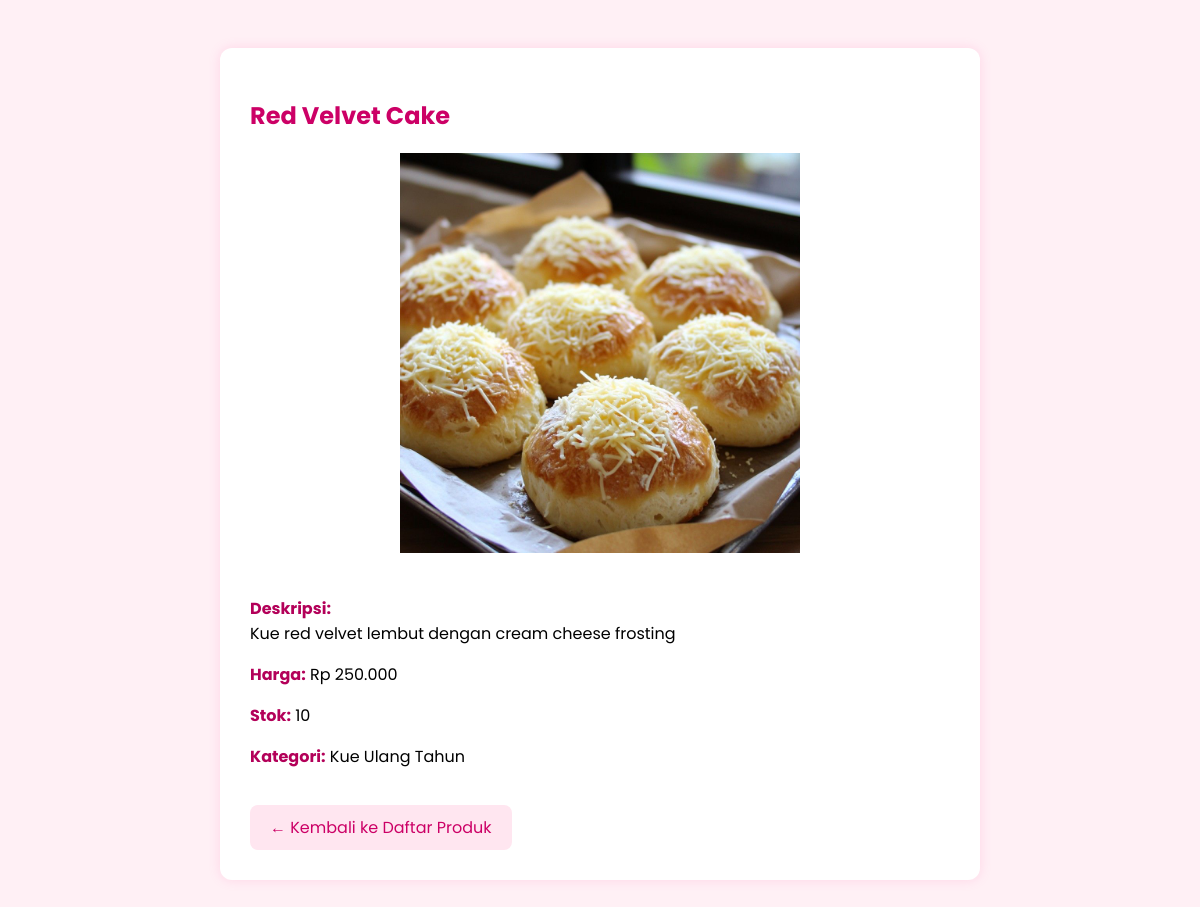
Page /admin/tambah_produk.php?id=1 (signed in) on the committed database.
### tables this page shows
CREATE TABLE produk (
    id_produk INT AUTO_INCREMENT PRIMARY KEY,
    nama_produk VARCHAR(100) NOT NULL,
    deskripsi TEXT,
    harga INT NOT NULL,
    stok INT NOT NULL,
    gambar VARCHAR(100),
    id_kategori INT,
    FOREIGN KEY (id_kategori) REFERENCES kategori(id_kategori)
);

CREATE TABLE kategori (
    id_kategori INT AUTO_INCREMENT PRIMARY KEY,
    nama_kategori VARCHAR(100) NOT NULL
);

### admin/tambah_produk.php (the view, shortened to what this page needs)
<?php
include '../config/koneksi.php';
$id = intval($_GET['id']);
$query = "SELECT produk.*, kategori.nama_kategori
          FROM produk
          LEFT JOIN kategori ON produk.id_kategori = kategori.id_kategori
          WHERE produk.id_produk = $id";
$result = mysqli_query($conn, $query);
$produk = mysqli_fetch_assoc($result);
?>
<!DOCTYPE html>
<html lang="id">
<head>
</head>
<body>
<div class="produk-box">
    <h2><?= htmlspecialchars($produk['nama_produk']); ?></h2>
    <img src="../../assets/img/<?= htmlspecialchars($produk['gambar']); ?>" alt="Gambar Produk" class="produk-img">
    <p><span class="label">Deskripsi:</span><br><span class="value"><?= nl2br(htmlspecialchars($produk['deskripsi'])); ?></span></p>
    <p><span class="label">Harga:</span> <span class="value">Rp <?= number_format($produk['harga'], 0, ',', '.'); ?></span></p>
    <p><span class="label">Stok:</span> <span class="value"><?= $produk['stok']; ?></span></p>
    <p><span class="label">Kategori:</span> <span class="value"><?= htmlspecialchars($produk['nama_kategori'] ?? '-'); ?></span></p>
    <a href="produk.php" class="back-link">← Kembali ke Daftar Produk</a>
</div>
</body>
</html>

### admin/tambah_produk.php (style rules this page uses)
body { font-family: 'Poppins', sans-serif; background-color: #fff0f5; padding: 40px; }
.produk-box { background: #fff; max-width: 700px; margin: 0 auto; padding: 30px; border-radius: 12px; box-shadow: 0 0 12px rgba(255, 105, 180, 0.2); }
h2 { color: #cc0066; margin-bottom: 20px; }
.produk-img { width: 100%; max-height: 400px; object-fit: contain; margin-bottom: 20px; border-radius: 8px; }
.label { font-weight: bold; color: #b30059; }
.value { margin-bottom: 15px; }
.back-link { display: inline-block; margin-top: 20px; text-decoration: none; background-color: #ffe6f0; color: #cc0066; padding: 10px 20px; border-radius: 8px; }

### rows in the picture
produk: nama_produk "Red Velvet Cake", gambar (picture), deskripsi "Kue red velvet lembut dengan cream cheese frosting", harga "250.000", stok "10", id_kategori.nama_kategori "Kue Ulang Tahun"
